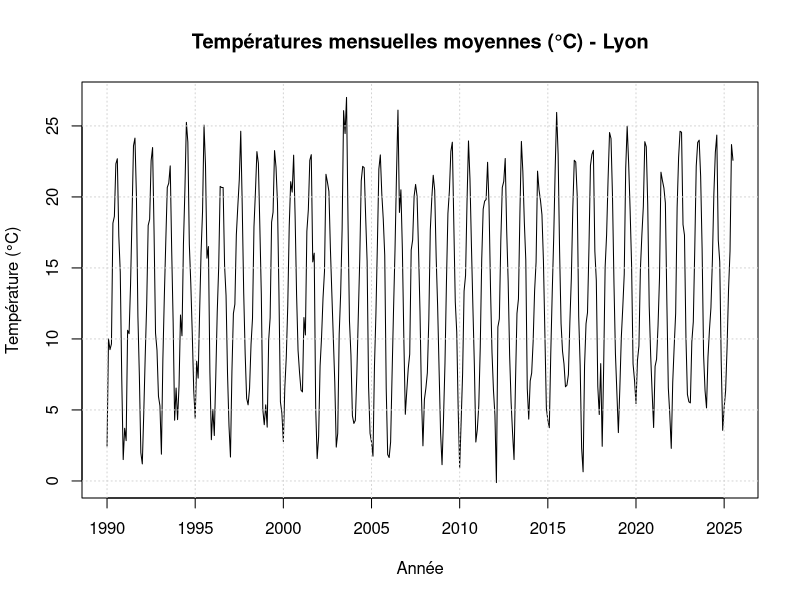
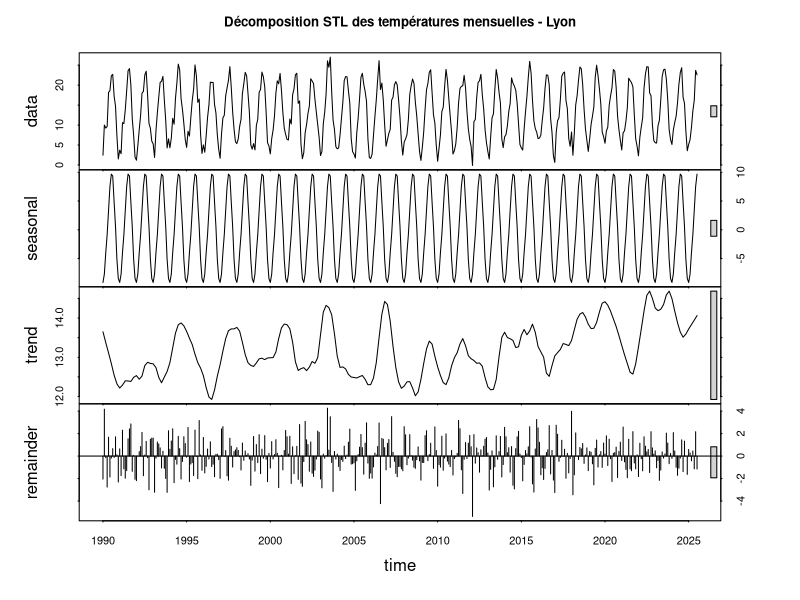
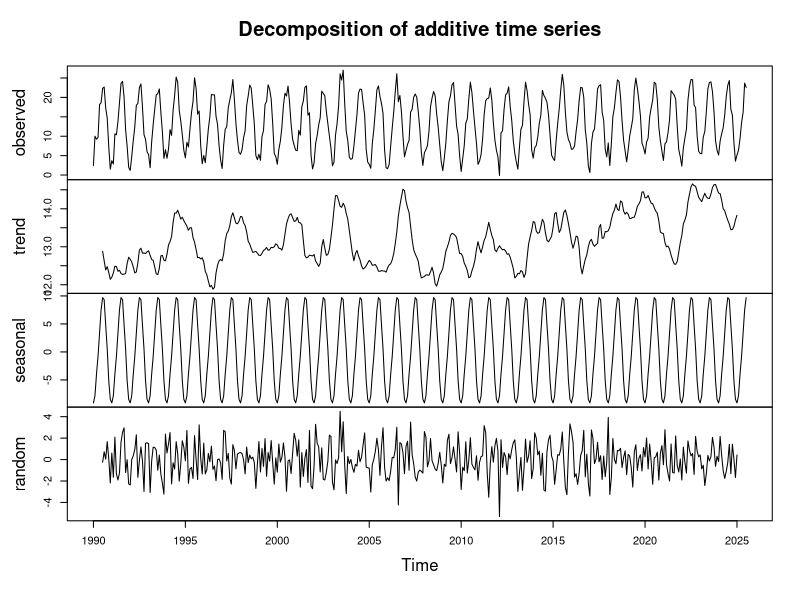
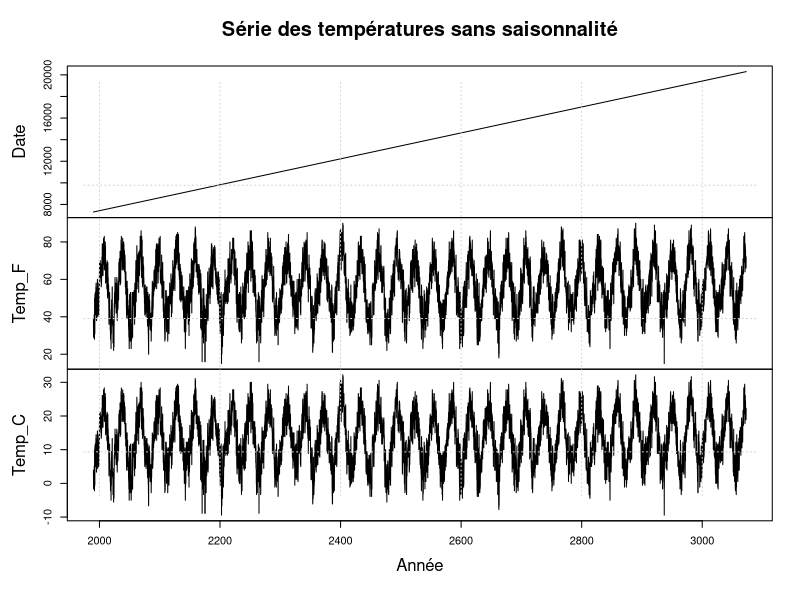

Here is the R script that generated these plots, in order: (Note: this script raises an error after producing the figures.)
#partie 1:
# Charger la bibliothèque nécessaire
if (!requireNamespace("dplyr", quietly = TRUE)) install.packages("dplyr")
library(dplyr)
#1-importation des données depuis le fichier "data.csv"
# Lire les données avec les noms de colonnes spécifiques du fichier
data <- read.csv("data.csv", header = TRUE, stringsAsFactors = FALSE)

# Renommer les colonnes pour mieux manipuler
colnames(data) <- c("Date", "Temp_F")
#2-conversion de la série en degré celsius et en série mensuelle
# Convertir la colonne Date en format Date
data$Date <- as.Date(data$Date, format = "%m/%d/%Y")

# Convertir la température de Fahrenheit en Celsius
data$Temp_C <- (data$Temp_F - 32) * 5/9

# Afficher un aperçu des données après la conversion
head(data)

# Agréger par mois (moyenne des températures mensuelles)
data_monthly <- data %>%
  mutate(Year = as.integer(format(Date, "%Y")),
         Month = as.integer(format(Date, "%m"))) %>%
  group_by(Year, Month) %>%
  summarise(Temp_C = mean(Temp_C, na.rm = TRUE)) %>%
  ungroup() %>%
  arrange(Year, Month)
head(data_monthly)
#4- création d'un objet ts (R)
# Créer la série temporelle mensuelle ts
temps_ts <- ts(data_monthly$Temp_C, start = c(data_monthly$Year[1], data_monthly$Month[1]), frequency = 12)
# Tracer la série
plot(temps_ts, main = "Températures mensuelles moyennes (°C) - Lyon", ylab = "Température (°C)", xlab = "Année")
grid()
#5-
# Installer et charger la bibliothèque e1071 pour skewness et kurtosis
if (!requireNamespace("e1071", quietly = TRUE)) install.packages("e1071")
library(e1071)

# Extraire la série en vecteur numérique
temps_vec <- as.numeric(temps_ts)

# Calcul des statistiques descriptives
mean_val <- mean(temps_vec, na.rm = TRUE)
median_val <- median(temps_vec, na.rm = TRUE)
variance_val <- var(temps_vec, na.rm = TRUE)
skewness_val <- skewness(temps_vec, na.rm = TRUE)
kurtosis_val <- kurtosis(temps_vec, na.rm = TRUE)

# Affichage des résultats
cat("Statistiques descriptives de la série mensuelle :\n")
cat("Moyenne :", mean_val, "\n")
cat("Médiane :", median_val, "\n")
cat("Variance :", variance_val, "\n")
cat("Asymétrie (skewness) :", skewness_val, "\n")
cat("Aplatissement (kurtosis) :", kurtosis_val, "\n")
#6-
#Décomposition STL (trend, saisonnalité, résidu)
decomp_stl <- stl(temps_ts, s.window = "periodic")
decomp_add <- decompose(temps_ts, type = "additive")
plot(decomp_stl, main = "Décomposition STL des températures mensuelles - Lyon")
plot(decomp_add)
#7-
# Extraire la série sans saisonnalité (= trend + remainder)
des_data <- decomp_stl$time.series[, "trend"] + decomp_stl$time.series[, "remainder"]

# Convertir en objet ts avec mêmes paramètres que temps_ts
des_data <- ts(data, start = start(temps_ts), frequency = frequency(temps_ts))

# Tracer la série sans saisonnalité
plot(des_data, main = "Série des températures sans saisonnalité", ylab = "Température (°C)", xlab = "Année")
grid()
## 8. Tester la stationnarité avec ADF et KPSS
install.packages("tseries")
library(tseries)

adf_result <- adf.test(des_data)  # Test Augmented Dickey-Fuller
adf_result

kpss_result <- kpss.test(des_data, null = "Level")  # Test KPSS
kpss_result

# Différencier la série pour stabiliser la moyenne
des_data_diff <- diff(des_data)
plot(des_data_diff, type="l", main="Série différenciée")

# Retester stationnarité sur la série différenciée
adf.test(des_data_diff)
adf_result
kpss.test(des_data_diff)
kpss_result
#partie 2 :
#1-
# Tracer la fonction d'autocorrélation (ACF)
acf(temps_ts, main = "Fonction d'autocorrélation (ACF) des températures mensuelles")

#) Tracer la fonction d'autocorrélation partielle (PACF)
pacf(temps_ts, main = "Fonction d'autocorrélation partielle (PACF) des températures mensuelles")

